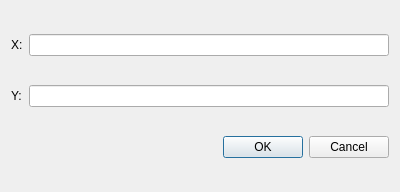
<?xml version="1.0" encoding="UTF-8"?>
<ui version="4.0">
 <class>PointPositionDialog</class>
 <widget class="QDialog" name="PointPositionDialog">
  <property name="geometry">
   <rect>
    <x>0</x>
    <y>0</y>
    <width>400</width>
    <height>192</height>
   </rect>
  </property>
  <property name="windowTitle">
   <string>Point Position</string>
  </property>
  <layout class="QGridLayout" name="gridLayout">
   <item row="0" column="0">
    <widget class="QLabel" name="label">
     <property name="text">
      <string>X:</string>
     </property>
    </widget>
   </item>
   <item row="0" column="1">
    <widget class="QLineEdit" name="xEdit"/>
   </item>
   <item row="1" column="0">
    <widget class="QLabel" name="label_2">
     <property name="text">
      <string>Y:</string>
     </property>
    </widget>
   </item>
   <item row="1" column="1">
    <widget class="QLineEdit" name="yEdit"/>
   </item>
   <item row="2" column="0" colspan="2">
    <widget class="QDialogButtonBox" name="buttonBox">
     <property name="orientation">
      <enum>Qt::Horizontal</enum>
     </property>
     <property name="standardButtons">
      <set>QDialogButtonBox::Cancel|QDialogButtonBox::Ok</set>
     </property>
    </widget>
   </item>
  </layout>
 </widget>
 <resources/>
 <connections>
  <connection>
   <sender>buttonBox</sender>
   <signal>accepted()</signal>
   <receiver>PointPositionDialog</receiver>
   <slot>accept()</slot>
   <hints>
    <hint type="sourcelabel">
     <x>248</x>
     <y>254</y>
    </hint>
    <hint type="destinationlabel">
     <x>157</x>
     <y>274</y>
    </hint>
   </hints>
  </connection>
  <connection>
   <sender>buttonBox</sender>
   <signal>rejected()</signal>
   <receiver>PointPositionDialog</receiver>
   <slot>reject()</slot>
   <hints>
    <hint type="sourcelabel">
     <x>316</x>
     <y>260</y>
    </hint>
    <hint type="destinationlabel">
     <x>286</x>
     <y>274</y>
    </hint>
   </hints>
  </connection>
 </connections>
</ui>
